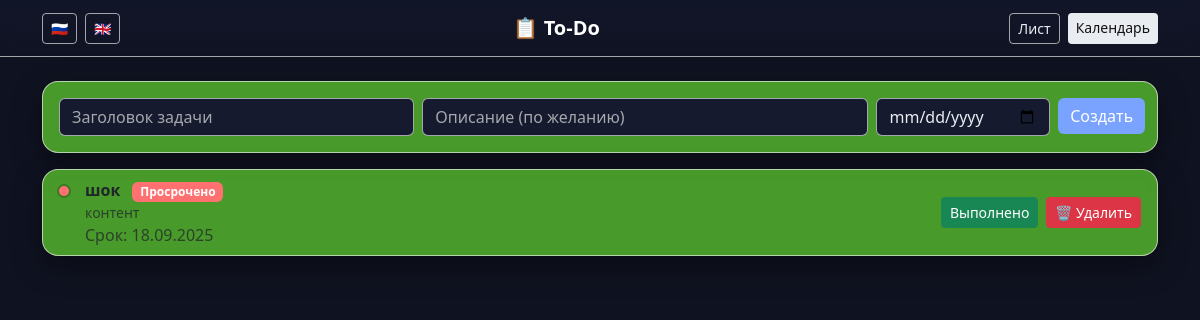
Before: / with the older database file.
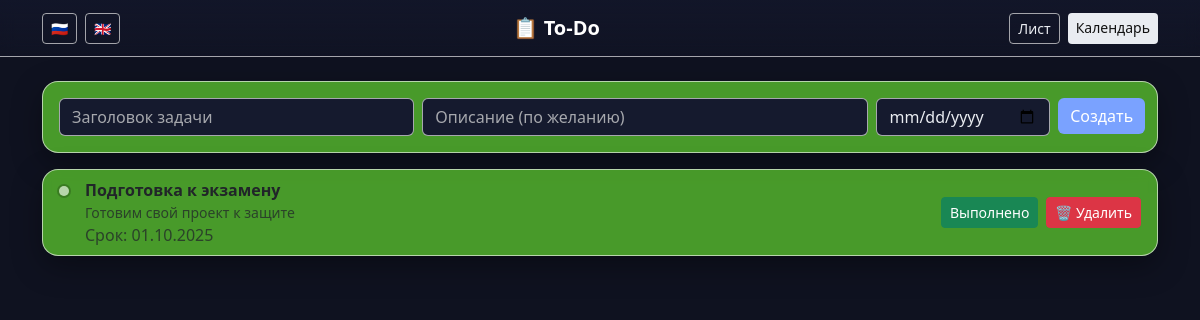
After: the same page with the newer database file.
### tables this page shows
CREATE TABLE tasks (
            id INTEGER PRIMARY KEY AUTOINCREMENT,
            title TEXT NOT NULL,
            description TEXT,
            due_date TEXT, -- ISO формат YYYY-MM-DD
            complete INTEGER NOT NULL DEFAULT 0,
            created_at TEXT DEFAULT (datetime('now')),
            completed_at TEXT
        );

### app.py (the view)
@app.route("/")
def index():
    conn = get_db_connection()
    tasks = conn.execute(
        "SELECT * FROM tasks ORDER BY complete ASC, due_date IS NULL, due_date ASC, id DESC"
    ).fetchall()
    conn.close()
    has_today = any(is_today(t) and not t["complete"] for t in tasks)
    return render_template("index.html", tasks=tasks, is_overdue=is_overdue, is_today=is_today, has_today=has_today)

### app.py (called while the page is built)
@app.context_processor
def inject_translations():
    lang = request.args.get("lang", "ru")
    return dict(
        t=translations.get(lang, translations["ru"]),
        current_lang=lang
    )

def get_db_connection():
    conn = sqlite3.connect(DB_PATH)
    conn.row_factory = sqlite3.Row
    return conn

@app.template_filter("human_date")
def human_date(value):
    if not value:
        return ""
    try:
        d = datetime.strptime(value, "%Y-%m-%d").date()
        return d.strftime("%d.%m.%Y")
    except Exception:
        return value

def is_overdue(task):
    if task["complete"]:
        return False
    due = task["due_date"]
    if not due:
        return False
    try:
        d = datetime.strptime(due, "%Y-%m-%d").date()
        return d < date.today()
    except:
        return False

def is_today(task):
    due = task["due_date"]
    if not due:
        return False
    try:
        d = datetime.strptime(due, "%Y-%m-%d").date()
        return d == date.today()
    except:
        return False

### templates/index.html (shortened to what this page needs)
{% extends "base.html" %}
{% block content %}
<div class="card card-glass mb-3">
  <div class="card-body">
    <form action="{{ url_for('add') }}" method="post" class="row g-2 align-items-start">
      <div class="col-12 col-md-4">
        <input type="text" name="title" class="form-control form-control-dark" placeholder="{{ t['task_title'] }}" required>
      </div>
      <div class="col-12 col-md-5">
        <input type="text" name="description" class="form-control form-control-dark" placeholder="{{ t['task_description'] }}">
      </div>
      <div class="col-8 col-md-2">
        <input type="date" name="due_date" class="form-control form-control-dark" placeholder="{{ t['task_due'] }}">
      </div>
      <div class="col-4 col-md-1 d-grid">
        <button type="submit" class="btn btn-primary">{{ t["add_task"] }}</button>
      </div>
    </form>
  </div>
</div>
<ul class="list-group list-group-flush shadow-soft">
  {% for task in tasks %}
  <li class="list-group-item item-dark d-flex flex-column flex-md-row justify-content-between align-items-start align-items-md-center gap-2">
    <div class="d-flex align-items-start gap-3">
      <div class="status-dot {% if task.complete %}done{% elif is_overdue(task) %}overdue{% elif is_today(task) %}today{% endif %}"></div>
      <div>
        <div class="fw-semibold {% if task.complete %}text-decoration-line-through opacity-75{% endif %}">
          {{ task.title }}
          {% if is_overdue(task) %}<span class="badge bg-danger ms-2">{{ t["overdue"] }}</span>{% endif %}
        </div>
        {% if task.description %}
          <div class="text-muted small">{{ task.description }}</div>
        {% endif %}
        {% if task.due_date %}
          <div class="text-muted xsmall">Срок: {{ task.due_date|human_date }}</div>
        {% endif %}
      </div>
    </div>
    <div class="d-flex gap-2">
      {% if not task.complete %}
        <a href="{{ url_for('complete', task_id=task.id) }}" class="btn btn-success btn-sm">{{ t["complete"] }}</a>
      {% else %}
        <a href="{{ url_for('uncomplete', task_id=task.id) }}" class="btn btn-outline-secondary btn-sm">{{ t["uncomplete"] }}</a>
      {% endif %}
      <a href="{{ url_for('delete', task_id=task.id) }}" class="btn btn-danger btn-sm">🗑 {{ t["delete"] }}</a>
    </div>
  </li>
  {% endfor %}
</ul>
{% endblock %}

### templates/base.html (shortened to what this page needs)
<!DOCTYPE html>
<html lang="ru">
<head>
  <link href="https://cdn.jsdelivr.net/npm/bootstrap@5.3.2/dist/css/bootstrap.min.css" rel="stylesheet">
  <link href="{{ url_for('static', filename='style.css') }}" rel="stylesheet">
</head>
<body class="bg-app text-app">
  <nav class="navbar navbar-dark navbar-blur mb-4">
    <div class="container d-flex justify-content-between align-items-center">
      <div class="d-flex gap-2">
        <a class="btn btn-outline-light btn-sm" href="{{ url_for('index', lang='ru') }}">🇷🇺</a>
        <a class="btn btn-outline-light btn-sm" href="{{ url_for('index', lang='en') }}">🇬🇧</a>
      </div>
      <a class="navbar-brand fw-semibold" href="{{ url_for('index', lang=current_lang) }}">📋 To-Do</a>
      <div class="d-flex gap-2">
        <a class="btn btn-outline-light btn-sm" href="{{ url_for('index', lang=current_lang) }}">{{ t["list"] }}</a>
        <a class="btn btn-light btn-sm" href="{{ url_for('calendar_view', lang=current_lang) }}">{{ t["calendar"] }}</a>
      </div>
    </div>
  </nav>
  <main class="container mb-5">
    {% block content %}{% endblock %}
  </main>
</body>
</html>

### static/style.css (style rules this page uses)
:root { --bg: #0f1220; --bg-soft: #151a2e; --bg-glass: rgba(106, 232, 49, 0.64); --text: #e9ecf1; --muted: rgba(248, 248, 246, 0.64); --primary: #7aa2ff; --success: #5ad19a; --danger: #ff7171; --info: #67d4ff; --border: rgba(248, 248, 246, 0.64); --shadow: 0 10px 30px rgba(0,0,0,0.35); }
html, body { background: var(--bg); color: var(--text); }
.bg-app { background: var(--bg); }
.text-app { color: var(--text); }
.navbar-blur { background: linear-gradient(180deg, rgba(20,24,45,0.7), rgba(20,24,45,0.3)); backdrop-filter: blur(8px); border-bottom: 1px solid var(--border); }
.card-glass, .shadow-soft { background: var(--bg-glass); backdrop-filter: blur(6px); border: 1px solid var(--border); box-shadow: var(--shadow); border-radius: 16px; }
.list-group-flush .list-group-item { background: transparent; border-color: var(--bg-glass); }
.item-dark { background: linear-gradient(180deg, rgba(255,255,255,0.03), rgba(163, 178, 154, 0.64)); }
.form-control-dark { background: var(--bg-soft); color: var(--text); border: 1px solid var(--border); }
.form-control-dark::placeholder { color: var(--muted); }
.btn-primary { background: var(--primary); border: none; }
.btn-outline-light { border-color: var(--border); color: var(--text); }
.btn-light { background: var(--text); color: #111; border: none; }
.status-dot { width: 10px; height: 10px; border-radius: 50%; margin-top: 8px; background: var(--muted); box-shadow: 0 0 0 2px rgba(0,0,0,0.2); }

Changed rows visible on the page:
removed tasks: complete 0 (drawn), title "шок", overdue "Просрочено", description "контент", due_date|human_date "18.09.2025", complete "Выполнено", delete "Удалить"
added tasks: complete 0 (drawn), title "Подготовка к экзамену", description "Готовим свой проект к защите", due_date|human_date "01.10.2025", complete "Выполнено", delete "Удалить"
